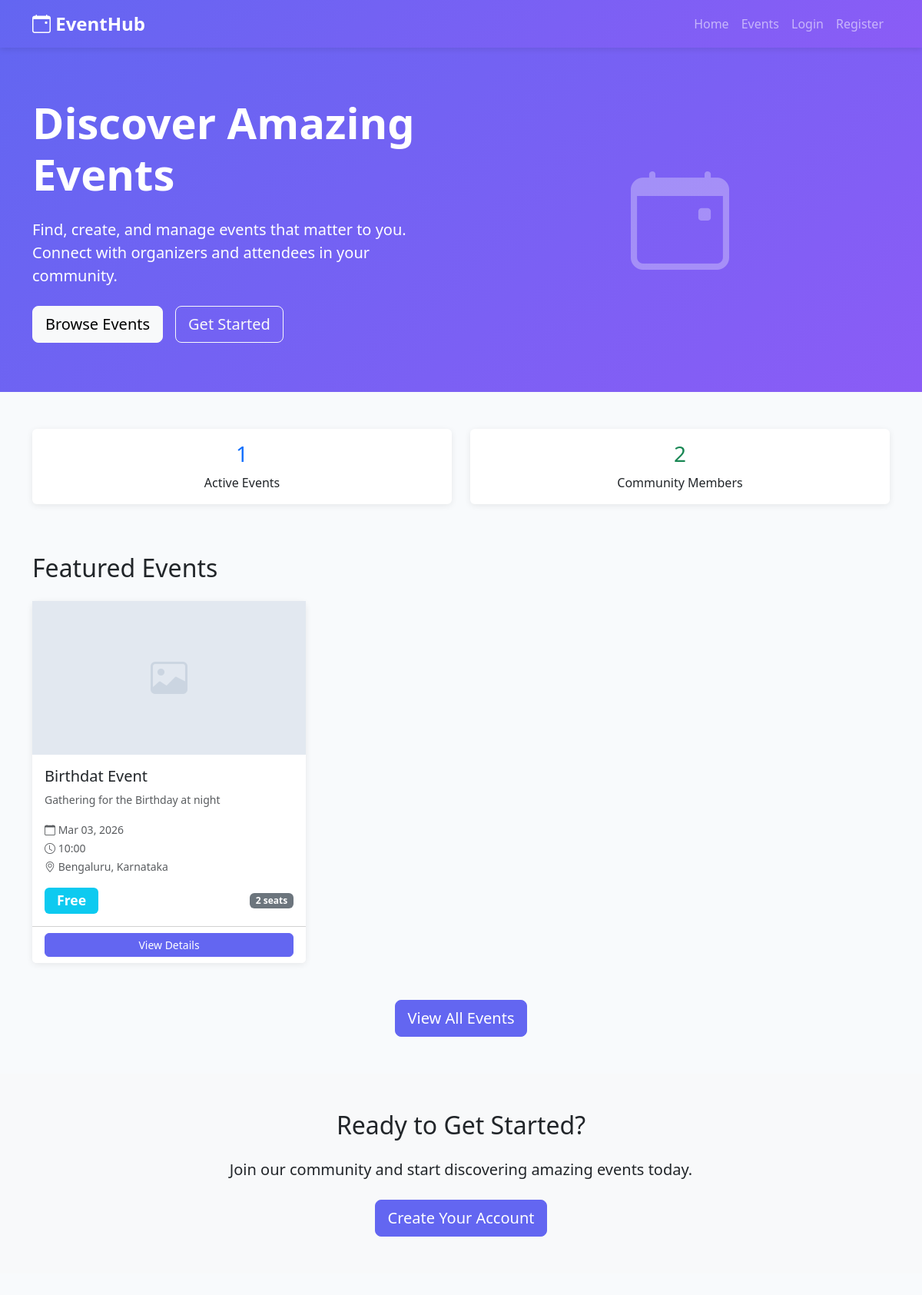
The page / on the database its author committed.
### events/models.py (models this page shows, shortened)
class Event(models.Model):
    title = models.CharField(max_length=200)
    description = models.TextField()
    date = models.DateField()
    time = models.TimeField()
    location = models.CharField(max_length=300)
    price = models.DecimalField(max_digits=10, decimal_places=2, default=0.00, validators=[MinValueValidator(0)])
    max_seats = models.IntegerField(validators=[MinValueValidator(1)])
    available_seats = models.IntegerField(validators=[MinValueValidator(0)])
    image = models.ImageField(upload_to='events/', blank=True, null=True)
    created_by = models.ForeignKey(CustomUser, on_delete=models.CASCADE, related_name='organized_events')
    created_at = models.DateTimeField(auto_now_add=True)
    updated_at = models.DateTimeField(auto_now=True)
    class Meta:
        ordering = ['-date', '-time']
        indexes = [
            models.Index(fields=['date', 'time']),
            models.Index(fields=['created_by']),
        ]

### events/views.py (the view)
# urls.py: path('', views.home, name='home'),
def home(request):
    featured_events = Event.objects.filter(
        date__gte=timezone.now().date()
    ).order_by('date', 'time')[:6]
    context = {
        'featured_events': featured_events,
        'total_events': Event.objects.count(),
        'total_users': CustomUser.objects.count(),
    }
    return render(request, 'events/home.html', context)

### events/templates/events/home.html (shortened to what this page needs)
{% extends 'base.html' %}
{% block content %}
<div class="hero-section">
    <div class="container">
        <div class="row align-items-center">
            <div class="col-lg-6">
                <h1 class="display-4 fw-bold mb-4">Discover Amazing Events</h1>
                <p class="lead mb-4">Find, create, and manage events that matter to you. Connect with organizers and attendees in your community.</p>
                <div class="d-flex gap-3">
                    <a href="{% url 'event_list' %}" class="btn btn-light btn-lg">Browse Events</a>
                    {% if not user.is_authenticated %}
                        <a href="{% url 'register' %}" class="btn btn-outline-light btn-lg">Get Started</a>
                    {% endif %}
                </div>
            </div>
            <div class="col-lg-6">
                <div class="text-center">
                    <i class="bi bi-calendar-event" style="font-size: 8rem; opacity: 0.3;"></i>
                </div>
            </div>
        </div>
    </div>
</div>
<div class="container mb-5">
    <div class="row">
        <div class="col-md-6 mb-3">
            <div class="card text-center">
                <div class="card-body">
                    <h3 class="card-title text-primary">{{ total_events }}</h3>
                    <p class="card-text">Active Events</p>
                </div>
            </div>
        </div>
        <div class="col-md-6 mb-3">
            <div class="card text-center">
                <div class="card-body">
                    <h3 class="card-title text-success">{{ total_users }}</h3>
                    <p class="card-text">Community Members</p>
                </div>
            </div>
        </div>
    </div>
</div>
<div class="container mb-5">
    <h2 class="mb-4">Featured Events</h2>
    {% if featured_events %}
        <div class="row">
            {% for event in featured_events %}
                <div class="col-md-6 col-lg-4 mb-4">
                    <div class="card event-card">
                        {% if event.image %}
                            <img src="{{ event.image.url }}" class="card-img-top event-image" alt="{{ event.title }}">
                        {% else %}
                            <div class="event-image d-flex align-items-center justify-content-center">
                                <i class="bi bi-image" style="font-size: 3rem; color: #cbd5e1;"></i>
                            </div>
                        {% endif %}
                        <div class="card-body">
                            <h5 class="card-title">{{ event.title }}</h5>
                            <p class="card-text text-muted small">{{ event.description|truncatewords:15 }}</p>
                            <div class="mb-3">
                                <small class="text-muted">
                                    <i class="bi bi-calendar"></i> {{ event.date|date:"M d, Y" }}
                                </small><br>
                                <small class="text-muted">
                                    <i class="bi bi-clock"></i> {{ event.time|time:"H:i" }}
                                </small><br>
                                <small class="text-muted">
                                    <i class="bi bi-geo-alt"></i> {{ event.location }}
                                </small>
                            </div>
                            <div class="d-flex justify-content-between align-items-center">
                                {% if event.price > 0 %}
                                    <span class="badge bg-success badge-price">${{ event.price }}</span>
                                {% else %}
                                    <span class="badge bg-info badge-price">Free</span>
                                {% endif %}
                                <span class="badge bg-secondary">{{ event.available_seats }} seats</span>
                            </div>
                        </div>
                        <div class="card-footer bg-white">
                            <a href="{% url 'event_detail' event.pk %}" class="btn btn-primary btn-sm w-100">View Details</a>
                        </div>
                    </div>
                </div>
            {% endfor %}
        </div>
        <div class="text-center mt-4">
            <a href="{% url 'event_list' %}" class="btn btn-primary btn-lg">View All Events</a>
        </div>
    {% else %}
        <div class="alert alert-info">
            <i class="bi bi-info-circle"></i> No events available yet. Check back soon!
        </div>
    {% endif %}
</div>
{% if not user.is_authenticated %}
    <div class="bg-light py-5 mb-5">
        <div class="container text-center">
            <h2 class="mb-4">Ready to Get Started?</h2>
            <p class="lead mb-4">Join our community and start discovering amazing events today.</p>
            <a href="{% url 'register' %}" class="btn btn-primary btn-lg">Create Your Account</a>
        </div>
    </div>
{% endif %}
{% endblock %}

### events/templates/base.html (style rules this page uses)
:root { --primary-color: #6366f1; --secondary-color: #8b5cf6; --success-color: #10b981; --danger-color: #ef4444; }
body { background-color: #f8fafc; font-family: 'Segoe UI', Tahoma, Geneva, Verdana, sans-serif; }
.btn-primary { background-color: var(--primary-color); border-color: var(--primary-color); }
.card { border: none; box-shadow: 0 2px 8px rgba(0,0,0,0.08); transition: transform 0.3s ease, box-shadow 0.3s ease; }
.event-card { height: 100%; }
.event-image { height: 200px; object-fit: cover; background-color: #e2e8f0; }
.badge-price { font-size: 1.1rem; padding: 0.5rem 1rem; }
.hero-section { background: linear-gradient(135deg, var(--primary-color) 0%, var(--secondary-color) 100%); color: white; padding: 4rem 0; margin-bottom: 3rem; }
.btn-sm { border-radius: 0.375rem; }

### rows shown on the page
Event: title "Birthdat Event", description "Gathering for the Birthday at night", date "Mar 03, 2026", time "10:00", location "Bengaluru, Karnataka", price "Free", available_seats "2"

### other values the page prints
{{ total_events }} "1"
{{ total_users }} "2"
